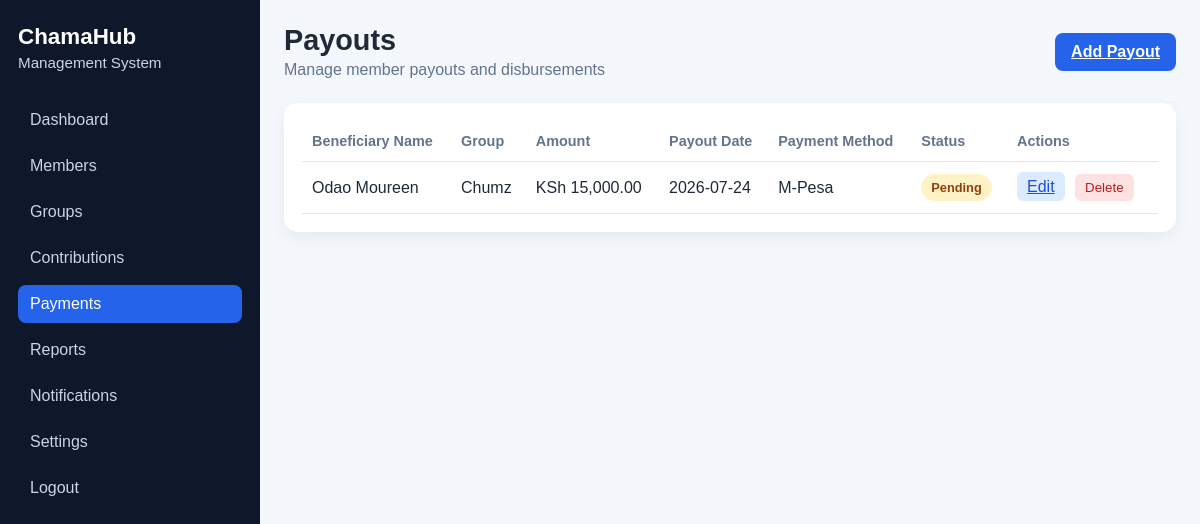
/payouts, run on an earlier commit of the app's database.
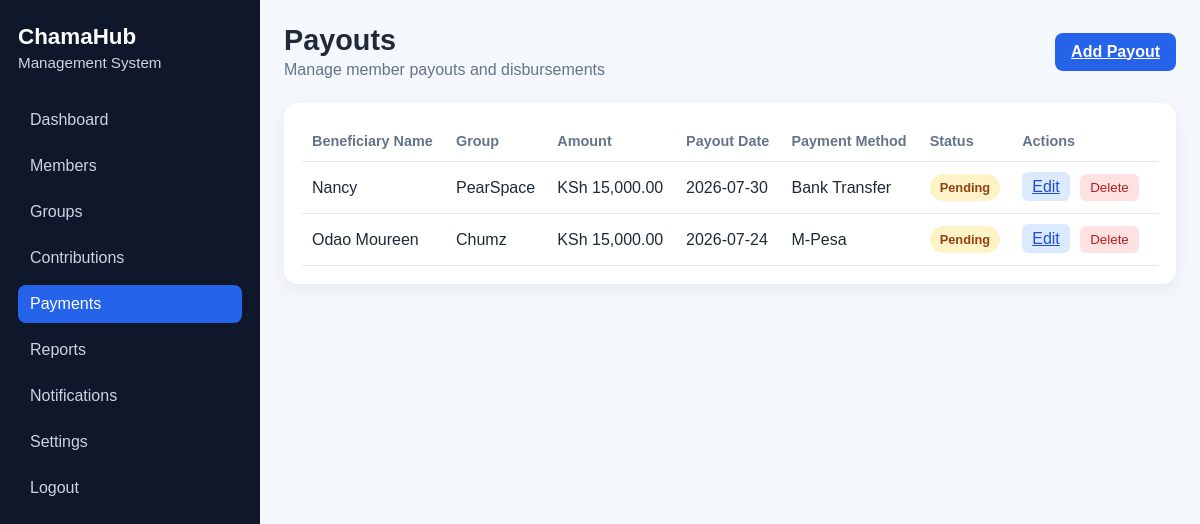
And on a later commit of the database.
### app/models.py (models this page shows, shortened)
class Payout(db.Model):
    __tablename__ = "payouts"
    id = db.Column(db.Integer, primary_key=True)
    beneficiary_name = db.Column(db.String(100), nullable=False)
    group_name = db.Column(db.String(100), nullable=False)
    amount = db.Column(db.Float, nullable=False, default=0.0)
    payout_date = db.Column(db.String(20), nullable=False)
    payment_method = db.Column(db.String(50), nullable=False, default="Bank Transfer")
    status = db.Column(db.String(20), nullable=False, default="Pending")

### app/routes.py (the view)
@main.route("/payouts")
def payouts():
    payouts = Payout.query.order_by(Payout.id.desc()).all()
    return render_template("payouts.html", payouts=payouts)

### app/templates/payouts.html (shortened to what this page needs)
<!DOCTYPE html>
<html lang="en">
  <head>
    <link rel="stylesheet" href="{{ url_for('static', filename='css/dashboard.css') }}" />
  </head>
  <body>
    <div class="dashboard-layout">
      <aside class="sidebar">
        <div class="brand-block">
          <h2>ChamaHub</h2>
          <p>Management System</p>
        </div>
        <nav class="sidebar-nav">
          <a href="{{ url_for('main.dashboard') }}">Dashboard</a>
          <a href="{{ url_for('main.members') }}">Members</a>
          <a href="{{ url_for('main.groups') }}">Groups</a>
          <a href="{{ url_for('main.contributions') }}">Contributions</a>
          <a href="{{ url_for('main.payouts') }}" class="active">Payments</a>
          <a href="{{ url_for('main.reports') }}">Reports</a>
          <a href="{{ url_for('main.notifications') }}">Notifications</a>
          <a href="{{ url_for('main.settings') }}">Settings</a>
          <a href="{{ url_for('main.logout') }}">Logout</a>
        </nav>
      </aside>
      <main class="main-content">
        <header class="topbar">
          <div>
            <h1>Payouts</h1>
            <p>Manage member payouts and disbursements</p>
          </div>
          <a href="{{ url_for('main.add_payout_page') }}" class="add-btn">Add Payout</a>
        </header>
        <section class="panel">
          <div class="table-wrapper">
            <table class="data-table">
              <thead>
                <tr>
                  <th>Beneficiary Name</th>
                  <th>Group</th>
                  <th>Amount</th>
                  <th>Payout Date</th>
                  <th>Payment Method</th>
                  <th>Status</th>
                  <th>Actions</th>
                </tr>
              </thead>
              <tbody>
                {% for payout in payouts %}
                <tr>
                  <td>{{ payout.beneficiary_name }}</td>
                  <td>{{ payout.group_name }}</td>
                  <td>KSh {{ "{:,.2f}".format(payout.amount) }}</td>
                  <td>{{ payout.payout_date }}</td>
                  <td>{{ payout.payment_method }}</td>
                  <td><span class="status {{ payout.status.lower() }}">{{ payout.status }}</span></td>
                  <td>
                    <a href="{{ url_for('main.edit_payout', payout_id=payout.id) }}" class="action-btn edit">Edit</a>
                    <form method="POST" action="{{ url_for('main.delete_payout', payout_id=payout.id) }}" style="display:inline;">
                      <button type="submit" class="action-btn delete" onclick="return confirm('Delete this payout record?')">Delete</button>
                    </form>
                  </td>
                </tr>
                {% else %}
                <tr>
                  <td colspan="7">No payout records yet.</td>
                </tr>
                {% endfor %}
              </tbody>
            </table>
          </div>
        </section>
      </main>
    </div>
  </body>
</html>

What changed in the data, as far as the page shows it:
added Payout: beneficiary_name "Nancy", group_name "PearSpace", amount "15,000.00", payout_date "2026-07-30", payment_method "Bank Transfer", status "Pending"
